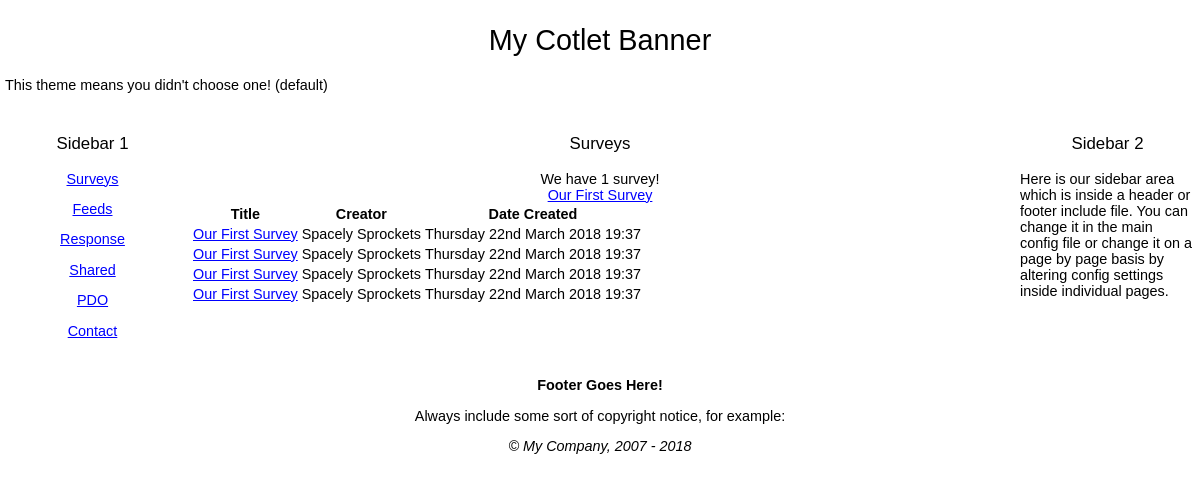
/surveys/index.php, run on the app's committed database.
### tables this page shows
CREATE TABLE wn18_surveys(
SurveyID INT UNSIGNED NOT NULL AUTO_INCREMENT,
AdminID INT UNSIGNED DEFAULT 0,
Title VARCHAR(255) DEFAULT '',
Description TEXT DEFAULT '',
DateAdded DATETIME,
LastUpdated TIMESTAMP DEFAULT 0 ON UPDATE CURRENT_TIMESTAMP,
TimesViewed INT DEFAULT 0,
Status INT DEFAULT 0,
PRIMARY KEY (SurveyID)
);

### inc_0700/Pager_inc.php (called while the page is built, shortened)
<?php
class Pager
{
	private $sqlLoaded = FALSE;
	function __construct($rowsPerPage,$first='&lt;&lt;',$prev='&lt;',$next='&gt;',$last='&gt;&gt;')
	{
		$this->rowsPerPage = $rowsPerPage;
		if(isset($_GET['pg']) && is_numeric($_GET['pg'])){$this->pageNum = $_GET['pg'];}else{$this->pageNum = 1;}
	}
	public function loadSQL($sql)
	{
		$this->sqlLoaded = TRUE;
		$sql = str_replace(";","",$sql);
		$iConn = IDB::conn();
		$testsql = strtolower($sql);
		$findFrom = strrpos($testsql," from ");
		$myFrom = substr($sql,$findFrom + 1);
		$rowsql   = "SELECT COUNT(*) AS numrows " . $myFrom;
		$result  = mysqli_query($iConn,$rowsql) or die(trigger_error(mysqli_error($iConn), E_USER_ERROR));
		list($this->numrows) = mysqli_fetch_row($result) or die(trigger_error(mysqli_error($iConn), E_USER_ERROR));
		$myOffset = ($this->pageNum - 1) * $this->rowsPerPage;
		return $sql . " LIMIT  " . $myOffset . ", " . $this->rowsPerPage;
	}
	public function showTotal()
	{
		if($this->sqlLoaded){return $this->numrows;}else {die(trigger_error("SQL statement not processed by Pager::loadSQL()", E_USER_ERROR));}
	}
}
?>

### inc_0700/MyAutoLoader.php (called while the page is built, shortened)
<?php
class MyAutoLoader
{
    public static function IncludePathLoader($class)
    {
		$class = str_replace(array('/', '\\'), DIRECTORY_SEPARATOR, $class);
        $class_path = INCLUDE_PATH . $class . '.php';
		$legacy_path = INCLUDE_PATH . $class . '_inc.php';
    }
}

### surveys/index.php (the view, shortened to what this page needs)
<?php
require '../inc_0700/config_inc.php';
  $sql =
"
select CONCAT(a.FirstName, ' ', a.LastName) AdminName, s.SurveyID, s.Title, s.Description,
date_format(s.DateAdded, '%W %D %M %Y %H:%i') 'DateAdded' from "
. PREFIX . "surveys s, " . PREFIX . "Admin a where s.AdminID=a.AdminID order by s.DateAdded desc
";
$config->loadhead .= '<link rel="stylesheet" href="https://cdnjs.cloudflare.com/ajax/libs/font-awesome/4.7.0/css/font-awesome.min.css">';
?>
<h3 align="center">Surveys</h3>
<?php
$prev = '<i class="fa fa-chevron-circle-left"></i>';
$next = '<i class="fa fa-chevron-circle-right"></i>';
$myPager = new Pager(20,'',$prev,$next,'');
$sql = $myPager->loadSQL($sql);
$result = mysqli_query(IDB::conn(),$sql) or die(trigger_error(mysqli_error(IDB::conn()), E_USER_ERROR));
if(mysqli_num_rows($result) > 0)
{
	if($myPager->showTotal()==1){$itemz = "survey";}else{$itemz = "surveys";}
    echo '<div align="center">We have ' . $myPager->showTotal() . ' ' . $itemz . '!</div>';
    echo '
    <table class="table table-hover">
  <thead>
    <tr>
      <th scope="col">Title</th>
      <th scope="col">Creator</th>
      <th scope="col">Date Created</th>
    </tr>
  </thead>
  <tbody>
    ';
	while($row = mysqli_fetch_assoc($result))
	{
     echo '
         <tr>
          <td><a href="' . VIRTUAL_PATH . 'surveys/survey_view.php?id=' . (int)$row['SurveyID'] . '">' . dbOut($row['Title']) . '</a></td>
          <td>' . dbOut($row['AdminName']) . '</td>
          <td>' . dbOut($row['DateAdded']) . '</td>
        </tr>
        <tr>
          <td><a href="survey_view.php?id=2">' . dbOut($row['Title']) . '</a></td>
          <td>' . dbOut($row['AdminName']) . '</td>
          <td>' . dbOut($row['DateAdded']) . '</td>
        </tr>
        <tr>
          <td><a href="survey_view.php?id=3">' . dbOut($row['Title']) . '</a></td>
          <td>' . dbOut($row['AdminName']) . '</td>
          <td>' . dbOut($row['DateAdded']) . '</td>
        </tr>
        <tr>
          <td><a href="survey_view.php?id=4">' . dbOut($row['Title']) . '</a></td>
          <td>' . dbOut($row['AdminName']) . '</td>
          <td>' . dbOut($row['DateAdded']) . '</td>
        </tr>
        ';
        echo '<div align="center"><a href="' . VIRTUAL_PATH . 'surveys/survey_view.php?id=' . (int)$row['SurveyID'] . '">' . dbOut($row['Title']) . '</a>';
         echo '</div>';
	}
    echo '
    </tbody>
</table>
    ';
}else{
    echo "<div align=center>There are currently no surveys</div>";
}
?>

### include/default_style.css (style rules this page uses)
body { font-size: .9em; font-family: Verdana, Geneva, Arial, Helvetica, sans-serif; padding:0; margin:0; background-color:#FFFFFF; }
td { font-family: Verdana, Geneva, Arial, Helvetica, sans-serif; }
h1, h2, h3, h4, h5, h6 { font-weight: normal; }
a { font-family:Verdana, Arial, Helvetica, sans-serif; }
a:link { color: #00f; }

### data on the page
wn18_surveys: Title "Our First Survey", AdminName "Spacely Sprockets", DateAdded "Thursday 22nd March 2018 19:37"

### other printed values
$config->banner "My Cotlet Banner"
$aText[0] "Surveys"
$aText[0] "Feeds"
$aText[0] "Response"
$aText[0] "Shared"
$aText[0] "PDO"
$aText[0] "Contact"
$myPager->showTotal() "1"
$itemz "survey"
